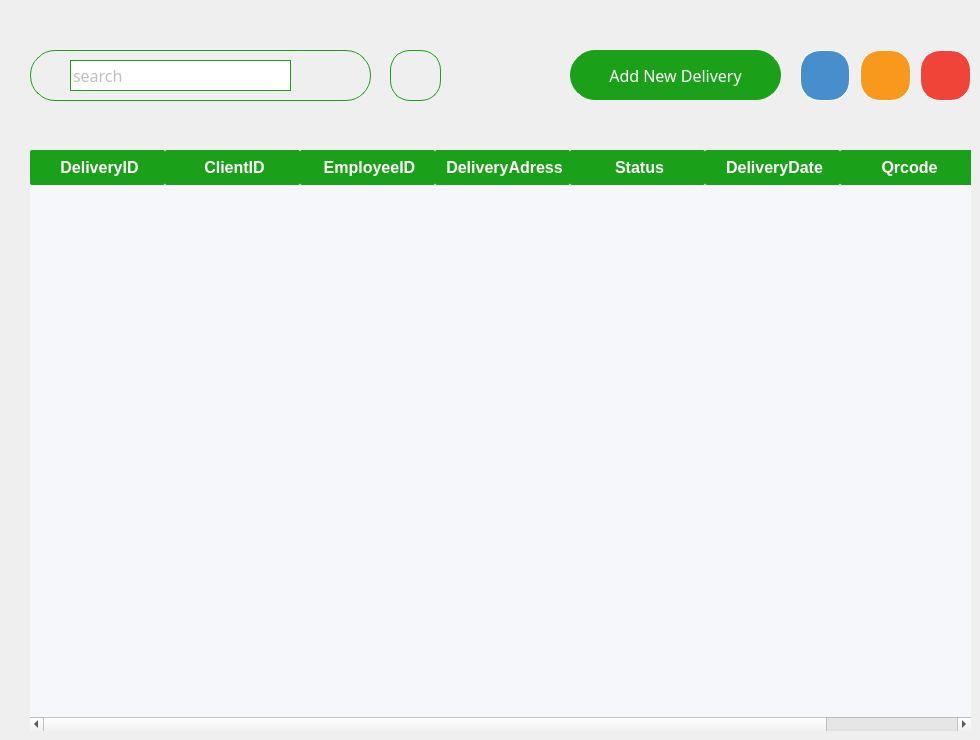
     <widget class="QWidget" name="maindelivery">
      <widget class="QPushButton" name="pushButton_3">
       <property name="geometry">
        <rect>
         <x>570</x>
         <y>50</y>
         <width>211</width>
         <height>50</height>
        </rect>
       </property>
       <property name="styleSheet">
        <string notr="true">*{
border-radius:25px;
color:white;
font-family: Lexend;
font-size:16px;
border-color: rgb(27, 160, 25);
border-width : 1.2px;
border-style:solid;
background-color:#1ba019;
}
QPushButton:hover
{
background:#013220;
color:white;
border-left:3px solid white ; 
border-color:none;
border-radius:25px;
}
QPushButton:pressed
{
background:#013220;
color:white;
border-radius:25px;
font-family: Lexend;
font-size:16px;
border-left:3.2px solid white ; 


/*background: qlineargradient(x1: 0, y1: 0, x2: 0, y2: 1,
                                stop: 0 #ffffff, stop: 1 #dcdcdc);*/
}</string>
       </property>
       <property name="text">
        <string>Add New Delivery</string>
       </property>
       <property name="icon">
        <iconset>
         <normalon>:/images/add-circle.png</normalon>
        </iconset>
       </property>
       <property name="iconSize">
        <size>
         <width>20</width>
         <height>20</height>
        </size>
       </property>
      </widget>
      <widget class="QTableWidget" name="tableWidget">
       <property name="geometry">
        <rect>
         <x>30</x>
         <y>150</y>
         <width>941</width>
         <height>581</height>
        </rect>
       </property>
       <property name="font">
        <font>
         <pointsize>12</pointsize>
         <kerning>false</kerning>
        </font>
       </property>
       <property name="cursor" stdset="0">
        <cursorShape>CrossCursor</cursorShape>
       </property>
       <property name="mouseTracking">
        <bool>true</bool>
       </property>
       <property name="statusTip">
        <string notr="true"/>
       </property>
       <property name="whatsThis">
        <string notr="true"/>
       </property>
       <property name="accessibleName">
        <string notr="true"/>
       </property>
       <property name="accessibleDescription">
        <string notr="true"/>
       </property>
       <property name="autoFillBackground">
        <bool>false</bool>
       </property>
       <property name="styleSheet">
        <string notr="true">QTableWidget {
    border: none;
	background-color: #F5F7FA; /* Light gray */
border-radius:10px;
}
QHeaderView::section {
    background-color: #1ba019; 
    color: white;
    font: 500 12pt &quot;Lexend Medium&quot;;
    padding: 6px;
	border-radius:2px;
    padding-left: 10px; 
}

QScrollBar:vertical {
    border: none;
    background:  #1ba019;;
    width: 12px;
}
QScrollBar::add-page:vertical {
    background:  #F5F7FA;}
QScrollBar::sub-page:vertical {
    background: #F5F7FA;}</string>
       </property>
       <property name="frameShape">
        <enum>QFrame::NoFrame</enum>
       </property>
       <property name="showDropIndicator" stdset="0">
        <bool>false</bool>
       </property>
       <property name="dragEnabled">
        <bool>false</bool>
       </property>
       <property name="dragDropOverwriteMode">
        <bool>false</bool>
       </property>
       <property name="defaultDropAction">
        <enum>Qt::IgnoreAction</enum>
       </property>
       <property name="alternatingRowColors">
        <bool>false</bool>
       </property>
       <property name="selectionMode">
        <enum>QAbstractItemView::NoSelection</enum>
       </property>
       <property name="iconSize">
        <size>
         <width>100</width>
         <height>100</height>
        </size>
       </property>
       <property name="showGrid">
        <bool>true</bool>
       </property>
       <property name="sortingEnabled">
        <bool>true</bool>
       </property>
       <property name="wordWrap">
        <bool>true</bool>
       </property>
       <attribute name="horizontalHeaderCascadingSectionResizes">
        <bool>false</bool>
       </attribute>
       <attribute name="horizontalHeaderDefaultSectionSize">
        <number>135</number>
       </attribute>
       <attribute name="horizontalHeaderHighlightSections">
        <bool>false</bool>
       </attribute>
       <attribute name="horizontalHeaderShowSortIndicator" stdset="0">
        <bool>true</bool>
       </attribute>
       <attribute name="horizontalHeaderStretchLastSection">
        <bool>false</bool>
       </attribute>
       <attribute name="verticalHeaderVisible">
        <bool>false</bool>
       </attribute>
       <attribute name="verticalHeaderCascadingSectionResizes">
        <bool>false</bool>
       </attribute>
       <attribute name="verticalHeaderDefaultSectionSize">
        <number>40</number>
       </attribute>
       <attribute name="verticalHeaderShowSortIndicator" stdset="0">
        <bool>true</bool>
       </attribute>
       <attribute name="verticalHeaderStretchLastSection">
        <bool>false</bool>
       </attribute>
       <column>
        <property name="text">
         <string>DeliveryID</string>
        </property>
        <property name="font">
         <font>
          <pointsize>12</pointsize>
          <bold>true</bold>
         </font>
        </property>
       </column>
       <column>
        <property name="text">
         <string>ClientID</string>
        </property>
        <property name="font">
         <font>
          <pointsize>12</pointsize>
          <bold>true</bold>
         </font>
        </property>
       </column>
       <column>
        <property name="text">
         <string>EmployeeID</string>
        </property>
        <property name="font">
         <font>
          <pointsize>12</pointsize>
          <bold>true</bold>
         </font>
        </property>
       </column>
       <column>
        <property name="text">
         <string>DeliveryAdress</string>
        </property>
        <property name="font">
         <font>
          <pointsize>12</pointsize>
          <bold>true</bold>
         </font>
        </property>
       </column>
       <column>
        <property name="text">
         <string>Status</string>
        </property>
        <property name="font">
         <font>
          <pointsize>12</pointsize>
          <bold>true</bold>
         </font>
        </property>
       </column>
       <column>
        <property name="text">
         <string>DeliveryDate</string>
        </property>
        <property name="font">
         <font>
          <pointsize>12</pointsize>
          <bold>true</bold>
         </font>
        </property>
       </column>
       <column>
        <property name="text">
         <string>Qrcode</string>
        </property>
        <property name="font">
         <font>
          <pointsize>12</pointsize>
          <bold>true</bold>
         </font>
        </property>
       </column>
      </widget>
      <widget class="QPushButton" name="edit_table_button">
       <property name="geometry">
        <rect>
         <x>860</x>
         <y>50</y>
         <width>51</width>
         <height>51</height>
        </rect>
       </property>
       <property name="styleSheet">
        <string notr="true">border-radius:20px;
border-color: white;
border-width : 1.2px;
border-style:solid;
background:#f8981d;</string>
       </property>
       <property name="text">
        <string/>
       </property>
       <property name="icon">
        <iconset resource="resources.qrc">
         <normaloff>:/images/pnghut_user-profile-editing-logo-symbol.png</normaloff>:/images/pnghut_user-profile-editing-logo-symbol.png</iconset>
       </property>
       <property name="iconSize">
        <size>
         <width>40</width>
         <height>40</height>
        </size>
       </property>
      </widget>
      <widget class="QPushButton" name="button_delete">
       <property name="geometry">
        <rect>
         <x>920</x>
         <y>50</y>
         <width>51</width>
         <height>51</height>
        </rect>
       </property>
       <property name="styleSheet">
        <string notr="true">border-radius:20px;
border-color: white;
border-width : 1.2px;
border-style:solid;
background:#F04438;
</string>
       </property>
       <property name="text">
        <string/>
       </property>
       <property name="icon">
        <iconset resource="resources.qrc">
         <normaloff>:/images/supprimer.png</normaloff>:/images/supprimer.png</iconset>
       </property>
       <property name="iconSize">
        <size>
         <width>30</width>
         <height>30</height>
        </size>
       </property>
      </widget>
      <widget class="QPushButton" name="export_table">
       <property name="geometry">
        <rect>
         <x>800</x>
         <y>50</y>
         <width>50</width>
         <height>51</height>
        </rect>
       </property>
       <property name="styleSheet">
        <string notr="true">border-radius:20px;
border-color: white;
border-width : 1.2px;
border-style:solid;
background-color:#478ECC;</string>
       </property>
       <property name="text">
        <string/>
       </property>
       <property name="icon">
        <iconset resource="resources.qrc">
         <normaloff>:/images/export.png</normaloff>:/images/export.png</iconset>
       </property>
       <property name="iconSize">
        <size>
         <width>30</width>
         <height>30</height>
        </size>
       </property>
      </widget>
      <widget class="QPushButton" name="statsbutton">
       <property name="geometry">
        <rect>
         <x>390</x>
         <y>50</y>
         <width>51</width>
         <height>51</height>
        </rect>
       </property>
       <property name="styleSheet">
        <string notr="true">border-radius:20px;
border-color: rgb(27, 160, 25);
border-width : 1.2px;
border-style:solid;
background-color:#white;</string>
       </property>
       <property name="text">
        <string/>
       </property>
       <property name="icon">
        <iconset resource="resources.qrc">
         <normaloff>:/images/stats.png</normaloff>:/images/stats.png</iconset>
       </property>
       <property name="iconSize">
        <size>
         <width>30</width>
         <height>30</height>
        </size>
       </property>
      </widget>
      <widget class="QGroupBox" name="search_3">
       <property name="geometry">
        <rect>
         <x>30</x>
         <y>50</y>
         <width>341</width>
         <height>51</height>
        </rect>
       </property>
       <property name="font">
        <font>
         <family>Lexend Light</family>
        </font>
       </property>
       <property name="styleSheet">
        <string notr="true">border-radius:25px;
border-color: rgb(27, 160, 25);
border-width : 1.2px;
border-style:solid;
background-color:#white;</string>
       </property>
       <property name="title">
        <string/>
       </property>
       <property name="flat">
        <bool>false</bool>
       </property>
       <property name="checkable">
        <bool>false</bool>
       </property>
       <widget class="QLabel" name="search_icon_3">
        <property name="geometry">
         <rect>
          <x>10</x>
          <y>15</y>
          <width>21</width>
          <height>21</height>
         </rect>
        </property>
        <property name="styleSheet">
         <string notr="true">background:none;
border-radius: 20px;
border: 1px solid;
border-color:none;
</string>
        </property>
        <property name="text">
         <string/>
        </property>
        <property name="pixmap">
         <pixmap resource="resources.qrc">:/images/Icon.png</pixmap>
        </property>
        <property name="scaledContents">
         <bool>true</bool>
        </property>
       </widget>
       <widget class="QLineEdit" name="lineEdit_4">
        <property name="geometry">
         <rect>
          <x>40</x>
          <y>10</y>
          <width>221</width>
          <height>31</height>
         </rect>
        </property>
        <property name="styleSheet">
         <string notr="true">border-radius:0px;
border-color: rgb(27, 160, 25);
border-width : 0x;
color:grey;
font-family: Lexend;
font-size:16px;</string>
        </property>
        <property name="text">
         <string/>
        </property>
        <property name="placeholderText">
         <string>search</string>
        </property>
       </widget>
      </widget>
     </widget>
